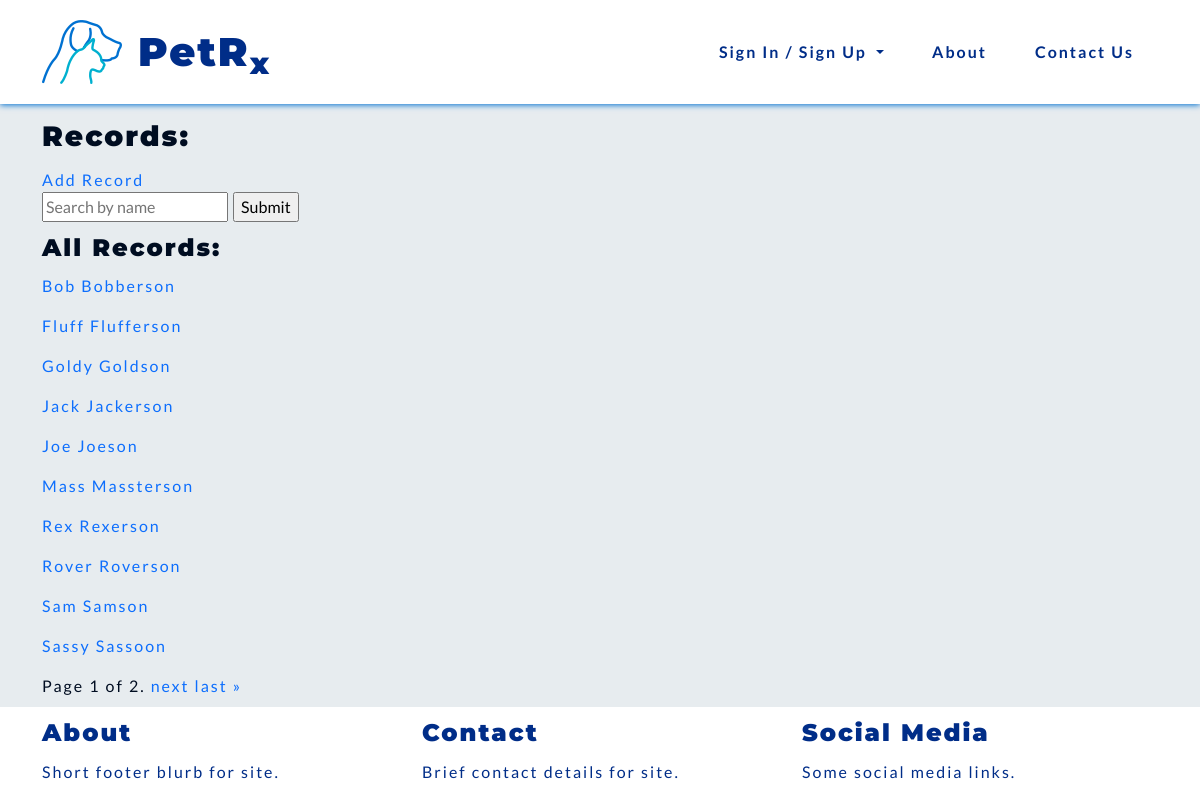
/records/records/, run on an earlier commit of the app's database.
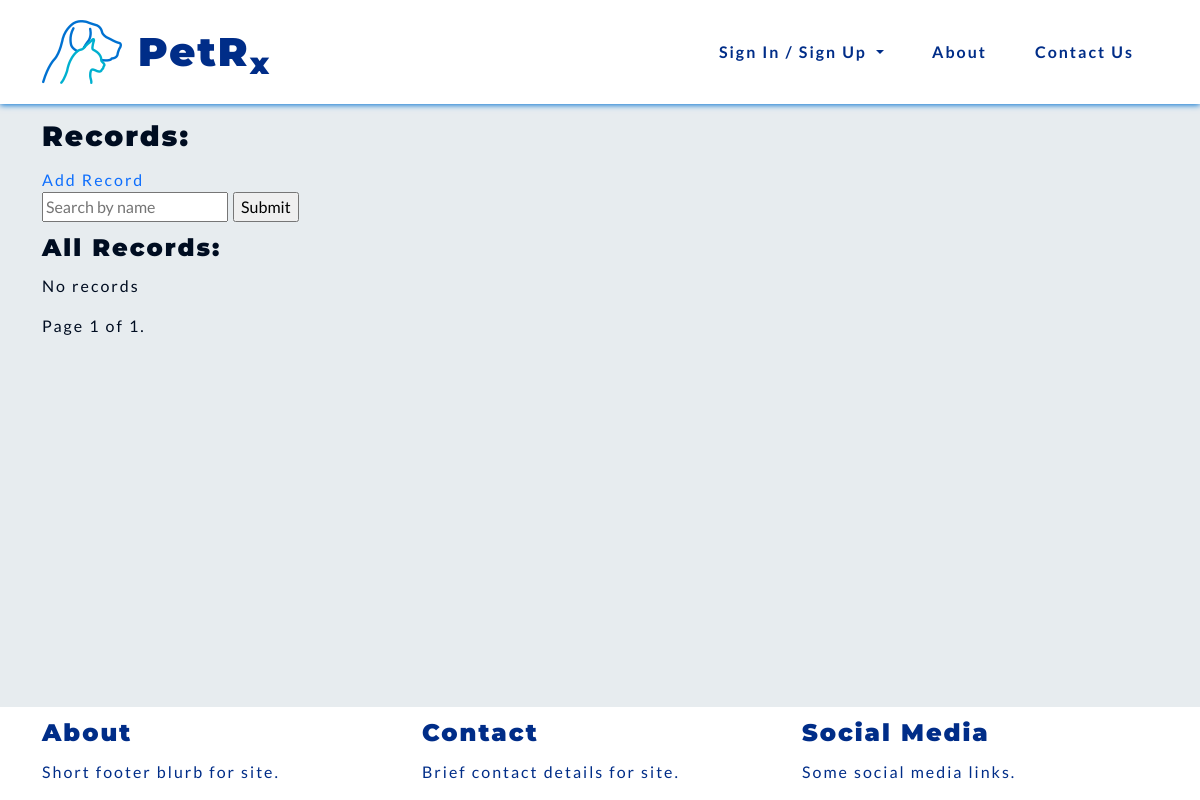
And on a later commit of the database.
### records/models.py (models this page shows)
class Record(models.Model):
    name = models.CharField(max_length=50)
    surname = models.CharField(max_length=50)
    date_of_birth = models.DateField()
    species = models.CharField(choices=SPECIES, max_length=10)
    breed = models.CharField(max_length=50)
    sex = models.CharField(choices=SEX, max_length=10)
    weight = models.DecimalField(max_digits=5, decimal_places=2)
    note = models.CharField(max_length=300)
    def __str__(self):
        return self.name + " " + self.surname
    class Meta:
        ordering = ['surname']
        unique_together = ['name', 'surname', 'date_of_birth', 'species', 'breed', 'sex']

### records/views.py (the view)
# urls.py: path('records/', include('records.urls'), name='records_urls'),
def records(request):
    record_list = Record.objects.all()
    paginator = Paginator(record_list, 10)
    page_number = request.GET.get('page')
    page_obj = paginator.get_page(page_number)
    context = {'page_obj': page_obj}
    return render(request, 'records/records.html', context)

### records/templates/records/records.html (shortened to what this page needs)
{% extends 'base.html' %}
{% block content %}
<section>
    <h3>Records:</h3>
    <a href="{% url 'records:add_animal' %}">Add Record</a>
    <form method="GET" action="{% url 'records:record_search' %}">
        <input type="text" name="query" placeholder="Search by name">
        <input type="submit">
    </form>
</section>
<section>
    <h4>All Records:</h4>
    {% if page_obj %}
        {% for record in page_obj %}
        <p><a href="{% url 'records:animal_profile' animal_id=record.id %}">{{ record }}</a></p>
        {% endfor %}
    {% else %}
        <p>No records</p>
    {% endif %}
    <div class="pagination">
        <span class="step-links">
            <span class="current">
                Page {{ page_obj.number }} of {{ page_obj.paginator.num_pages }}.
            </span>
            {% if page_obj.has_next %}
                <a href="?page={{ page_obj.next_page_number }}">next</a>
                <a href="?page={{ page_obj.paginator.num_pages }}">last &raquo;</a>
            {% endif %}
        </span>
    </div>
</section>
{% endblock %}

What changed in the data, as far as the page shows it:
removed Record: name+surname "Bob Bobberson"
removed Record: name+surname "Fluff Flufferson"
removed Record: name+surname "Goldy Goldson"
removed Record: name+surname "Jack Jackerson"
removed Record: name+surname "Joe Joeson"
removed Record: name+surname "Mass Massterson"
removed Record: name+surname "Rex Rexerson"
removed Record: name+surname "Rover Roverson"
removed Record: name+surname "Sam Samson"
removed Record: name+surname "Sassy Sassoon"
Also different on the page:
{{ page_obj.paginator.num_pages }}: "2" → "1"
text no longer shown: "next last »"
text now shown: "No records"
